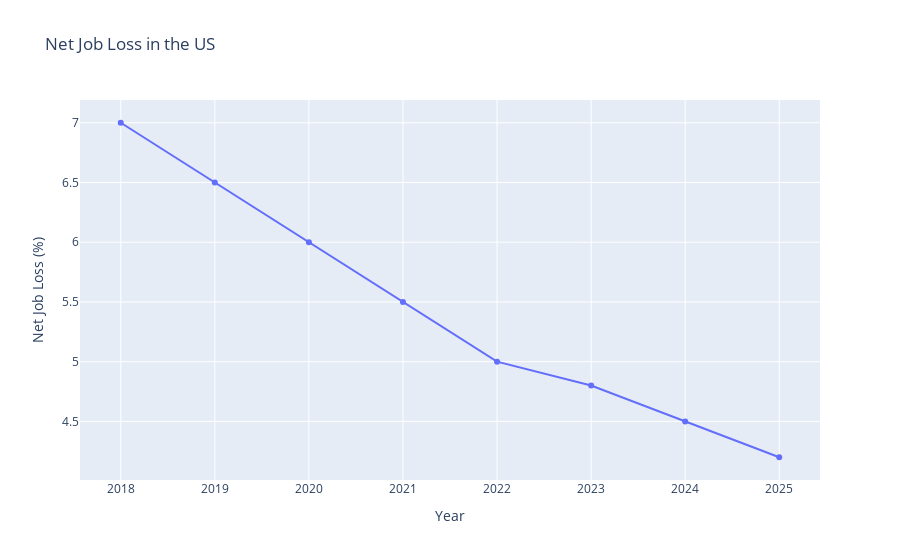

Notebook code cell kept with this figure:
### Code cell
# Kiểm tra và chuyển đổi cột "Net Job Loss in the US" sang dạng float nếu cần
if df['Net Job Loss in the US'].dtype == 'object':
    df['Net Job Loss in the US'] = df['Net Job Loss in the US'].str.rstrip('%').astype(float)

# Vẽ biểu đồ Net Job Loss in the US
fig = go.Figure()

# Thêm đường biểu diễn cho Net Job Loss
fig.add_trace(go.Scatter(x=df['Year'], y=df['Net Job Loss in the US'],
                         mode='lines+markers', name='Net Job Loss in the US'))

# Cập nhật tiêu đề và nhãn trục
fig.update_layout(title='Net Job Loss in the US',
                  xaxis_title='Year', yaxis_title='Net Job Loss (%)')

# Hiển thị biểu đồ
fig.show()

### Figure 1 — Plotly figure (JSON) as saved in the notebook; plotly's stock layout.template omitted (floating-point values rounded to 4 significant figures)
{"data": [{"mode": "lines+markers", "name": "Net Job Loss in the US", "type": "scatter", "x": [2018, 2019, 2020, 2021, 2022, 2023, 2024, 2025], "y": [7, 6.5, 6, 5.5, 5, 4.8, 4.5, 4.2]}], "layout": {"title": {"text": "Net Job Loss in the US"}, "xaxis": {"title": {"text": "Year"}}, "yaxis": {"title": {"text": "Net Job Loss (%)"}}}}
